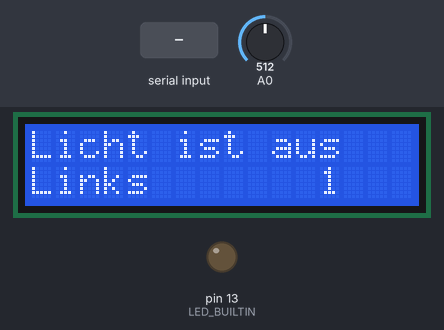
A sketch run on a simulated Arduino Mega 2560, built with avr-gcc and run on an emulated ATmega2560. Shown: 16×2 character LCD, output pins drawn as LEDs (lit = HIGH). Inputs (shaded band) come from the test bench; at power-on: A0 = 512. What the sketch prints to the serial monitor is not drawn.

Above: at 1.2 s.
1.3 s: A0 set to 207
At 2.8 s:
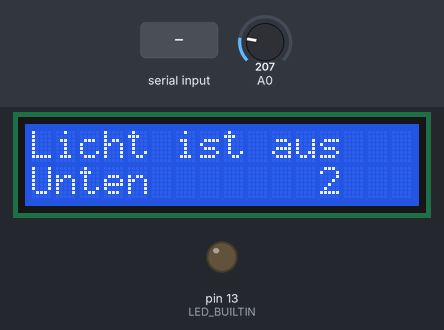
4.3 s: A0 set to 181
At 5.5 s:
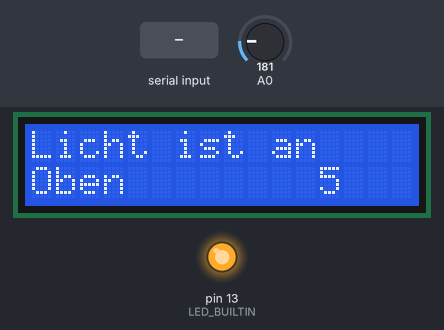
7.3 s: "1" received over Serial
At 9.8 s:
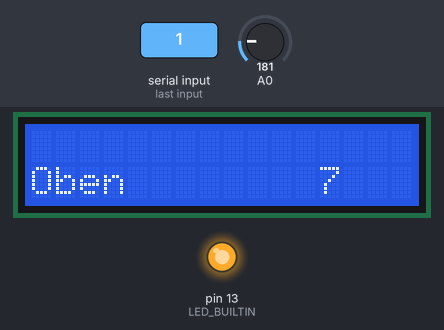
10.3 s: A0 set to 54
12.5 s: A0 set to 47
At 13.8 s:
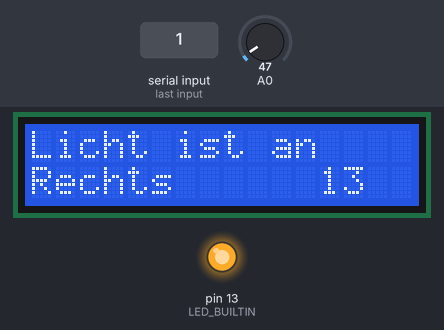
15.5 s: "0" received over Serial
At 17.3 s:
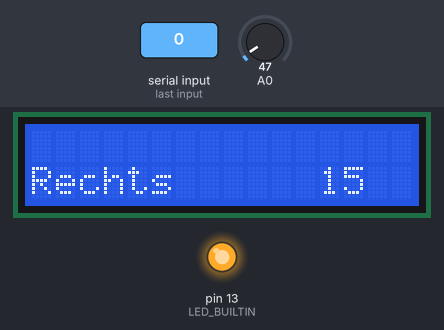
Timing chart, 0 to 18.8 s (numbered marks = the images above; inputs shaded):
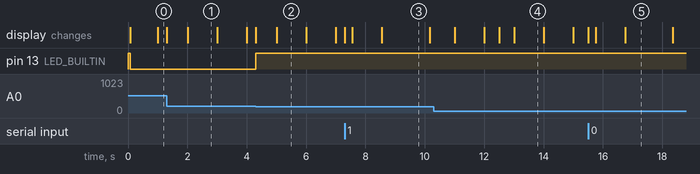

The sketch:

Felix_Test.ino
```cpp
// (licence header left out)
/*  Function description

  Sketch for Felix Test

*/
/*
  File Name:      Felix_Test.ino
  Target Device:  Arduino Mega 2560 (tested); should work on all other Arduino boards !check I/Os!
  Created by:     JoWu
  Created on:     2019-04-07
  derived from:   none
*/

/*  History
  V2  2019-03-28  JoWu First Statemachine Implementation

  V1  2019-04-07  JoWu  Test Check in
    - Creation
*/

/*  todo-list
  2019-04-07  nothing

*/

/*
  Includes
*/
#include <LiquidCrystal.h>

// Version Number
const String cstrVER = String("0.01");       // Softwareversion

// LCD Object
LiquidCrystal lcd(8, 9, 4, 5, 6, 7); //Angabe der erforderlichen Pins


int intCounter = 0;

// erstellen einiger Variablen
int Taster = 0;
int Analogwert = 0;
#define Tasterrechts 0
#define Tasteroben 1
#define Tasterunten 2
#define Tasterlinks 3
#define Tasterselect 4
#define KeinTaster 5


// Ab hier wird ein neuer Programmblock mit dem Namen "Tasterstatus" erstellt. Hier wird ausschließlich geprüft, welcher Taster gedrückt ist.
int Tasterstatus(){
  Analogwert = analogRead(A0); // Auslesen der Taster am Analogen Pin A0.
  Serial.print("Tastenanalogwert: ");
  Serial.println(Analogwert);
  if (Analogwert > 1000) return KeinTaster;
  if (Analogwert < 50) return Tasterrechts;
  if (Analogwert < 195) return Tasteroben;
  if (Analogwert < 380) return Tasterunten;
  if (Analogwert < 555) return Tasterlinks;
  if (Analogwert < 790) return Tasterselect;

  return KeinTaster; // Ausgabe wenn kein Taster gedrückt wurde.
}
// Hier wird der Programmblock "Tasterstatus" abeschlossen.


void setup() {
  pinMode(LED_BUILTIN, OUTPUT);
  digitalWrite(LED_BUILTIN, HIGH);

  // put your setup code here, to run once:
  Serial.begin(115200);   // (9600);
  Serial.println("Felix sagt");
  Serial.println("Hello World!");
  Serial.println("SW-Ver:");
  Serial.println(cstrVER);

  lcd.begin(16, 2); // Starten der Programmbibliothek.
  lcd.setCursor(0,0); // Angabe des Cursorstartpunktes oben links.
  lcd.print(""); // Ausgabe des Textes "Nachricht".


}

int incomingByte = 0;   // for incoming serial data
String strSerIn;
char chrSerIn;

void loop() {

lcd.setCursor(0,0);
  if (Serial.available() > 0) {
    while (Serial.available() > 0) {
          // read the incoming byte:
//          incomingByte = Serial.read();
          chrSerIn = Serial.read();

          // say what you got:
          Serial.print("I received: ");
//          Serial.println(incomingByte, DEC);
//          strSerIn = "Hallo";
//          Serial.println(chrSerIn);

          lcd.print(chrSerIn);

          delay(250);
  }
   lcd.print("                ");
   delay(1000);
   lcd.setCursor(0,0);
    int i = 0;
    while (i < 16) {
      lcd.print(" ");
      delay(100);
      i++;
      }
   digitalWrite(LED_BUILTIN, LOW);
 }


  if (Analogwert < 195) {
     digitalWrite(LED_BUILTIN, HIGH);      // built in LED switch on
     lcd.setCursor(0,0); // Angabe des Cursorstartpunktes oben links.
     lcd.print("Licht ist an "); // Ausgabe des Textes "Nachricht".

     } else {
     digitalWrite(LED_BUILTIN, LOW);       // LED switch off
     lcd.setCursor(0,0); // Angabe des Cursorstartpunktes oben links.
     lcd.print("Licht ist aus"); // Ausgabe des Textes "Nachricht".

   }

  // put your main code here, to run repeatedly:
/*Serial.println(intCounter++);
  digitalWrite(LED_BUILTIN, HIGH);      // built in LED switch on
  delay (500);     // [ms] Delay time
  digitalWrite(LED_BUILTIN, LOW);       // LED switch off
  delay (250);
*/

  lcd.setCursor(12,1); // Bewegt den Cursor in Zeile 2 (Line0=Zeile1 und Line1=Zeile2) and die Stelle "12".
  lcd.print(millis()/1000); // Zeigt die Sekunden seit Start des Programms in Sekunden an.
  lcd.setCursor(0,1); // Bewegt den Cursor and die Stelle "0" in Zeile 2.

  Taster = Tasterstatus(); //Hier springt der Loop in den oben angegebenen Programmabschnitt "Tasterstatus" und liest dort den gedrückten Taster aus.
  Serial.print("Tasterstatus: ");
  Serial.println(Taster);

  switch (Taster) // Abhängig von der gedrückten Taste wird in dem folgenden switch-case Befehl entschieden, was auf dem LCD angezeigt wird.
  {
    case Tasterrechts: // Wenn die rechte Taste gedrückt wurde...
      {
      lcd.print("Rechts      "); //Erscheint diese Zeile. Die Leerzeichen hinter dem Text sorgen dafür, dass der vorherige Text in der Zeile gelöscht wird.
      break;
      }
    case Tasterlinks:  // Wenn die linke Taste gedrückt wurde...
      {
      lcd.print("Links       ");  //Erscheint diese Zeile... usw...
      break;
      }
    case Tasteroben:
      {
      lcd.print("Oben        ");
      break;
      }
    case Tasterunten:
      {
      lcd.print("Unten       ");
      break;
      }
    case Tasterselect:
      {
      lcd.print("SELECT      ");
      break;
      }
    case KeinTaster:
      {
      lcd.print("Keine Taste ");
      break;
      }
  } //switch-case Befehl beenden

}
```

Measured:
- the behaviour switches between 195 and 194 on A0 (found by bisection; images 1 and 2)
- the behaviour switches between 50 and 49 on A0 (found by bisection; images 3 and 4)
- after the input at 1.3 s, the display: first changes at once (image 1 shows a later state)
- after the input at 4.3 s, pin 13 (LED_BUILTIN): LOW → HIGH at once; the display: first changes at once (image 2 shows a later state)
- after the input at 7.3 s, the display: first changes at once (image 3 shows a later state)
- after the input at 12.5 s, the display: first changes at once (image 4 shows a later state)
- after the input at 15.5 s, the display: first changes at once (image 5 shows a later state)
